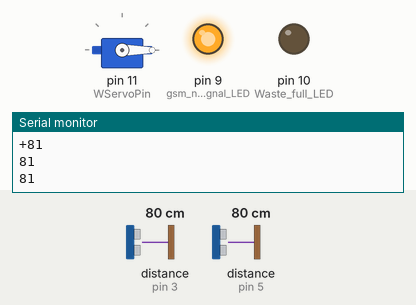
The sketch below on a simulated Arduino Uno, built with avr-gcc and run on an emulated ATmega328P. Shown: servo, output pins drawn as LEDs (lit = HIGH), the last lines printed to the serial monitor. Inputs (shaded band) come from the test bench; at power-on: distance to the obstacle (sensors on pin 3, pin 5) 80 cm. The echo pulse lasts 58.3 µs per cm; the modem accepts every AT command (registered, SIM ready, sends succeed) and sends nothing else.

Above: at 5.3 s.
5.4 s: distance to the obstacle (sensor on pin 3) set to 53 cm
8.4 s: distance to the obstacle (sensor on pin 3) set to 47 cm
At 9.4 s:
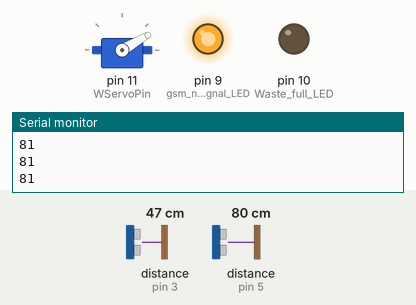
At 12.2 s:
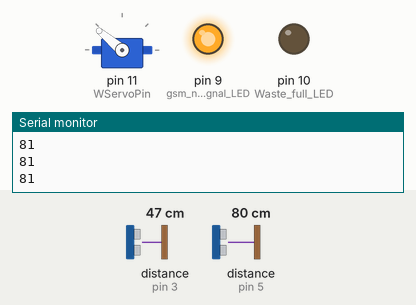
Timing chart, 0 to 13.7 s (numbered marks = the images above; inputs shaded):
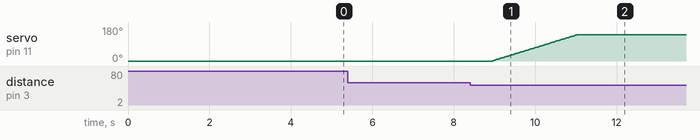

Measured:
- the behaviour switches between 50 and 49 cm on distance to the obstacle (sensor on pin 3) (found by bisection; images 0 and 1)
- after the input at 8.4 s, servo on pin 11 (WServoPin): moves from 0° to 140° over 2.1 s, starting after 0.55 s

The sketch:

Waste_bin_main.ino
```cpp
#include <NewPing.h>
#include <Servo.h>
#include <SoftwareSerial.h>

SoftwareSerial sim800l(6, 7);

#define WServoPin 11
#define W_sound 8

Servo WServo;

const int TRIGGER_PIN_1 = 2;
const int ECHO_PIN_1 = 3;
const int TRIGGER_PIN_2 = 4;
const int ECHO_PIN_2 = 5;
const int MAX_DISTANCE = 100;
unsigned int obst_dist;
unsigned int waste_dist;
const int wasteThreshold = 26;
const int wasteConfirmationDuration = 20000;
bool isWasteFull = false;
unsigned long wasteFullStartTime = 0;
unsigned long previousMillis = 0;
unsigned long previousMillis1 = 0;
const long interval = 300000;  // delay for sending sms
const long interval1 = 5000;   // delay for checking signal
char phoneNumber[] = "Your phone no without country code";
char smsMessage[] = "Message to be send";
int count = 0;

NewPing sonar1(TRIGGER_PIN_1, ECHO_PIN_1, MAX_DISTANCE);
NewPing sonar2(TRIGGER_PIN_2, ECHO_PIN_2, MAX_DISTANCE);


void ultrasonic_sensor() {
  obst_dist = sonar1.ping_cm();
  waste_dist = sonar2.ping_cm();
  //umcomment below codes if you want to measure values of both ultrasonic sensors
  // Serial.print("obtacle distance: ");
  // Serial.print(obst_dist);
  // Serial.print(" cm\t");
  // Serial.print("waste Distance: ");
  // Serial.print(waste_dist);
  // Serial.println(" cm");
  delay(200);
}

void rotateClockwise() {
  WServo.attach(WServoPin, 500, 2400);
  for (int i = WServo.read(); i <= 140; i++) {
    WServo.write(i);
    //Serial.println ("clockwise");
    delay(15);
  }
}

void rotateCounterclockwise() {
  WServo.attach(WServoPin, 500, 2400);
  for (int i = WServo.read(); i >= 0; i--) {
    WServo.write(i);
    //Serial.println ("anticlockw");
    delay(15);
  }
}
void setup() {
  Serial.begin(9600);
  sim800l.begin(9600);
  pinMode(9, OUTPUT); //gsm no signal LED
  pinMode(10, OUTPUT); //Waste full LED
  digitalWrite(10, LOW);
  digitalWrite(9, HIGH);
  WServo.write(0);
  delay(100);
  sim800l.println("AT");
  delay(1000);
  while (sim800l.available()) {
    Serial.write(sim800l.read());
  }
  sim800l.println("AT+CMGF=1");
  delay(1000);
  while (sim800l.available()) {
    Serial.write(sim800l.read());
  }
  gsm_signal();
  WServo.attach(WServoPin, 500, 2400);
}

void loop() {

  ultrasonic_sensor();
  unsigned long currentMillis1 = millis();
  if (currentMillis1 - previousMillis1 >= interval1) {
    previousMillis1 = currentMillis1;
    gsm_signal();
  }
  if (isWasteFull) {
    unsigned long currentMillis = millis();
    if (currentMillis - wasteFullStartTime >= wasteConfirmationDuration) {
      isWasteFull = false;
      WServo.attach(WServoPin, 500, 2400);
    }
  } else {
    if (waste_dist < wasteThreshold && waste_dist >= 0) {
      if (!isWasteFull) {
        isWasteFull = true;
        wasteFullStartTime = millis();
        WServo.detach();
      }
    } else {
      isWasteFull = false;
    }
  }

  if (obst_dist <= 50 && obst_dist >= 1 && !isWasteFull) { //person detecting distance
    digitalWrite(W_sound, HIGH);
    delay(100);
    digitalWrite(W_sound, LOW);
    rotateClockwise();
    delay(5000);//time for which lid stays open
  } else {
    digitalWrite(W_sound, LOW);
    rotateCounterclockwise();
  }

  if (isWasteFull) {
    digitalWrite(10, HIGH);
    count++;
    WServo.detach();
    unsigned long currentMillis = millis();
          if (currentMillis - previousMillis >= interval) {
      previousMillis = currentMillis;
      Serial.println("send sms from loop");
      send_sms();
    }
  } else {
    digitalWrite(10, LOW);
    count = 0;
    Serial.println(waste_dist);
  }
}


void send_sms() {
  sim800l.print("AT+CMGS=\"");
  sim800l.print(phoneNumber);
  sim800l.println("\"");
  delay(1000);
  while (sim800l.available()) {
    Serial.write(sim800l.read());
  }

  sim800l.print(smsMessage);
  sim800l.write(26);
  delay(1000);
  while (sim800l.available()) {
    Serial.write(sim800l.read());
  }
  Serial.println("Send SMS from function");
}

void gsm_signal() { //check for gsm signal periodically
  WServo.detach();
  sim800l.println("AT+CREG?");
  delay(1000);
  while (sim800l.available()) {
    char response = sim800l.read();
    Serial.write(response);
    if (response == '+') {
      if (sim800l.find("+CREG: 0,1")) {
        digitalWrite(9, LOW);

      } else {
        digitalWrite(9, HIGH);
      }
    }
  }
}
```
